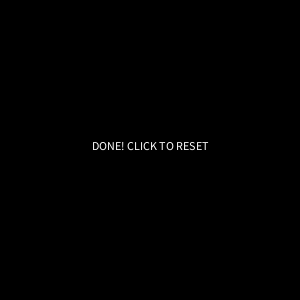
Frame 1 (no input)
Frame 60 (the mouse pressed at the canvas centre just before this capture): identical to frame 1, image omitted
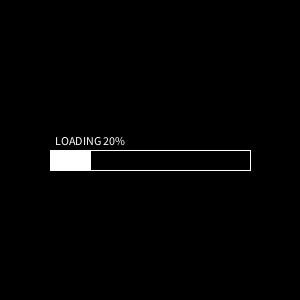
Frame 120 (the mouse held since frame 60 and released just before this capture)

The Processing sketch that drew these frames (run headless with seeded random() and noise(); from frame 60 on, the mouse is pressed at the canvas centre):

// Processing sketch: processing_42942
// ── processing_42942.pde

int emptybarWidth=200;
int emptybarHeight=20;
String done = "DONE! CLICK TO RESET";
int loadPercent = 101;
int numFrames = 0;

void setup() {
  size(300,300);
  stroke(255);
  smooth();
  frameRate(60);
}
void draw() {
  background(0);
  if (loadPercent > 100) {
    textAlign(CENTER);
    text(done, width/2, height/2);
    numFrames = 0;
  }
  else {
    fill(0);
    rect(50, height/2, emptybarWidth, emptybarHeight);
    numFrames++;
    if (numFrames % 3 == 0) {
      loadPercent++;
    }
    fill(255);
    text("LOADING " + loadPercent + "%", 90, height/2 - 5);
    rect(50, height/2,loadPercent*2, emptybarHeight);
  }
}

void mousePressed() {
  numFrames = 0;
  loadPercent = 0;
}

                
                
